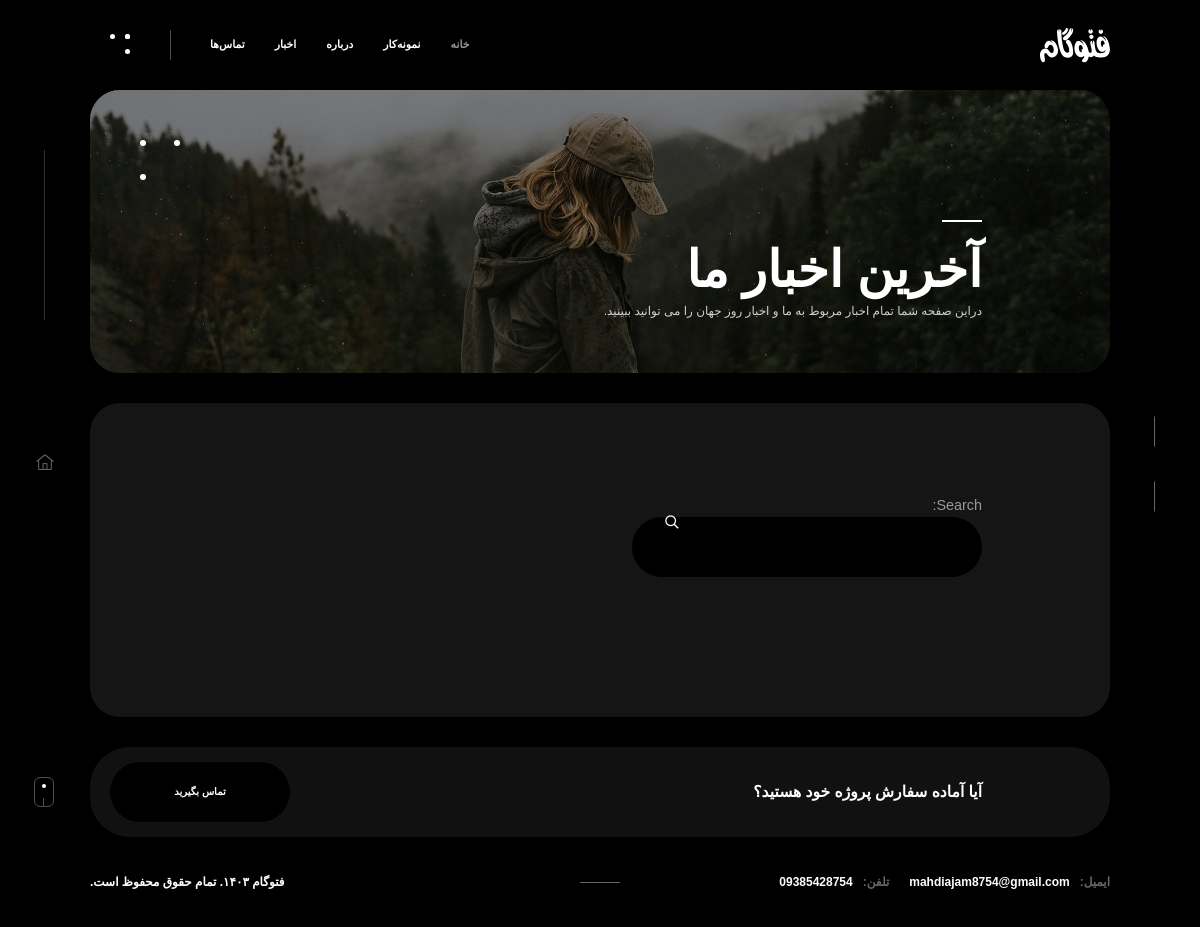
Page /portfo/blog/ on the earlier database version.
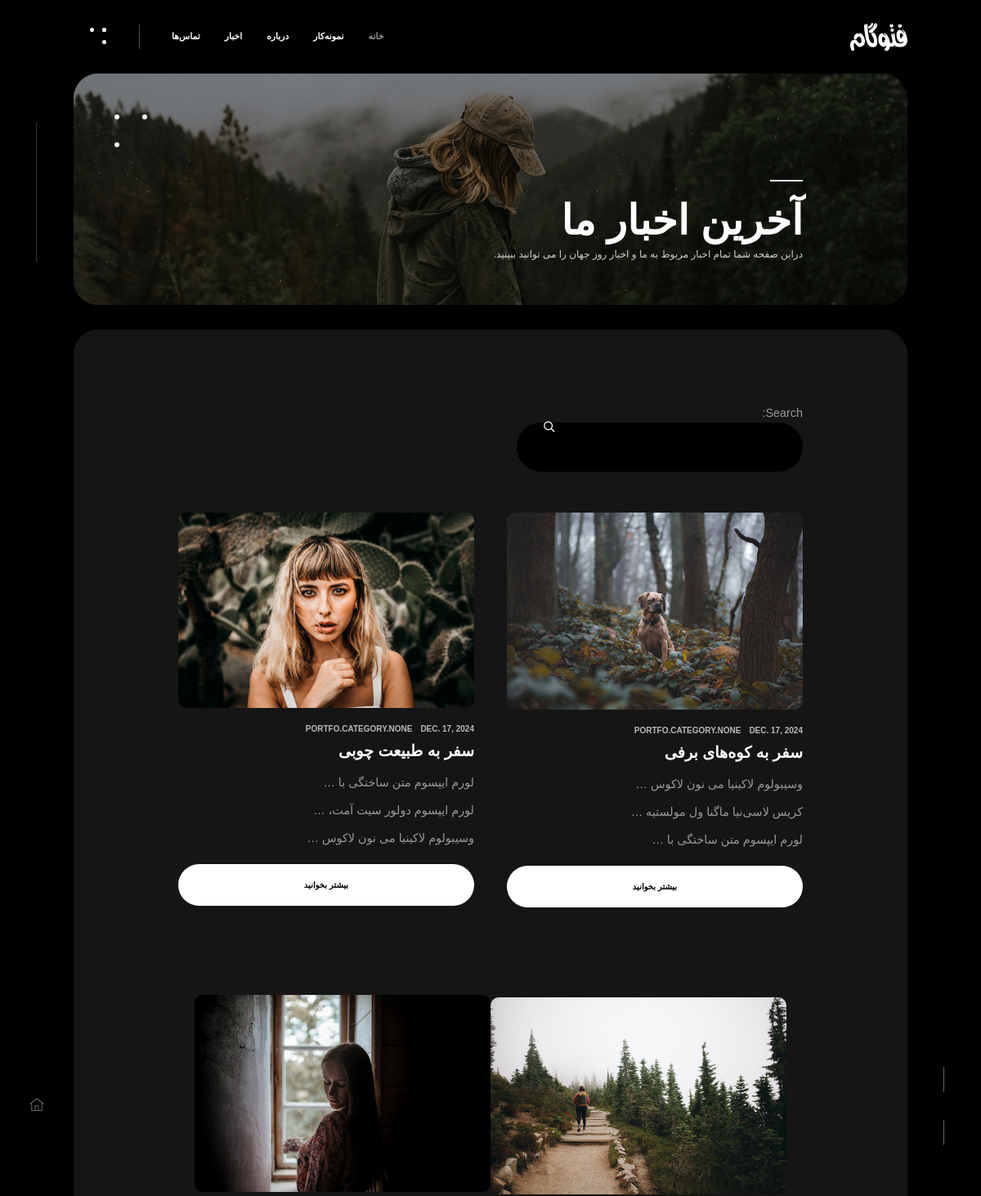
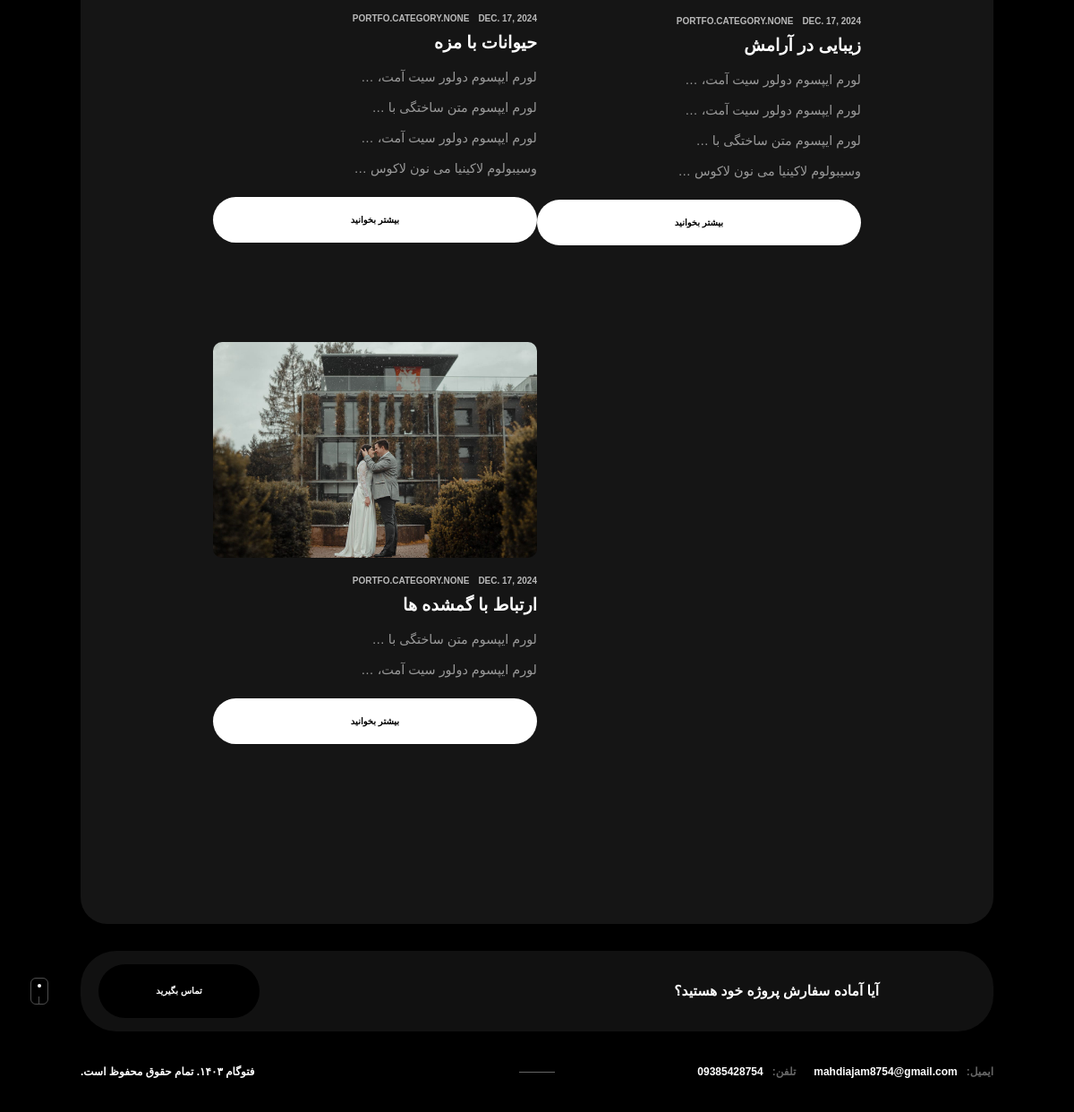
Same page on the later database version (2 pictures, top to bottom).
### portfo/models.py (models this page shows, shortened)
class BlogDetail(models.Model):
    title = models.CharField(max_length=100)
    short_description = models.CharField(max_length=255)
    image = models.ImageField(upload_to='images/blog/')
    tag = models.ManyToManyField(Category, related_name='tags')
    created_at = models.DateTimeField(auto_now_add=True)
    updated_at = models.DateTimeField(auto_now=True)
    def get_absolute_url(self):
        return reverse('portfo:blog detail', args=[self.id])

class ContentBlog(models.Model):
    blog_post = models.ForeignKey(BlogDetail, on_delete=models.CASCADE, related_name='blogs')
    description = models.TextField(null=True, blank=True)
    image = models.ImageField(upload_to='images/blog/', null=True, blank=True)
    order = models.PositiveIntegerField()
    class Meta:
        ordering = ['order',]

### portfo/views.py (the view)
# urls.py: path('blog/', views.BlogView.as_view(), name='blog'),
class BlogView(View):
    form_class = SearchForm
    def get(self, request, category_id=None):
        blog = BlogDetail.objects.all()
        categories = Category.objects.all()
        if request.GET.get('search'):
            blog = blog.filter(title__contains=request.GET['search'])
        if category_id:
            category = Category.objects.get(id=category_id)
            blog = blog.filter(category=category)
        return render(request, 'portfo/blog.html', {'blog': blog, 'categories': categories,
                                                    'form': self.form_class})

### portfo/templates/portfo/blog.html (shortened to what this page needs)
{% extends 'base.html' %}
{% load static %}
{% block content %}
    <div id="wrapper">
        <div class="content-holder">
            <div class="column-image">
                <div class="bg" data-bg="{% static 'images/bg/4.jpg' %}"></div>
                <div class="overlay"></div>
                <div class="column-title">
                    <h2>آخرین اخبار ما</h2>
                    <h3>دراین صفحه شما تمام اخبار مربوط به ما و اخبار روز جهان را می توانید ببینید.</h3>
                </div>
                <div class="ci_dec"><span></span></div>
            </div>
            <div class="column-wrapper">
                <section id="sec1">
                    <div class="container small-container">
                        <div class="blog-opt">
                            <div class="blog-search-wrap custom-form">
                                <form action="" method="get">
                                    {{ form.as_p }}
                                    <button><i class="far fa-search"></i></button>
                                </form>
                            </div>
                        </div>
                        <div class="post-items">
                            {% for i in blog %}
                                <div class="post-item">
                                    <div class="post-item_wrap">
                                        <div class="post-item_media">
                                            <a href="{{ i.get_absolute_url }}">
                                                <img src="{{ i.image.url }}" alt="">
                                            </a>
                                        </div>
                                        <div class="post-item_content">
                                            <div class="post-header"><a href="#">{{ i.updated_at|date }}</a> <a
                                                    href="#">{{ i.tag }}</a></div>
                                            <h3><a href="{{ i.get_absolute_url }}">{{ i.title }}</a></h3>
                                            {% for j in i.blogs.all %}
                                                <p>{{ j.description|truncatewords:5 }}</p>
                                            {% endfor %}
                                            <a href="{{ i.get_absolute_url }}"
                                               class="single-btn"><span>بیشتر بخوانید</span></a>
                                        </div>
                                    </div>
                                </div>
                            {% endfor %}
                        </div>
                    </div>
                </section>
                <div class="order-wrap">
                    <div class="container small-container">
                        <h4>آیا آماده سفارش پروژه خود هستید؟</h4>
                    </div>
                    <a href="{% url 'home:contact' %}" class="order_btn">تماس بگیرید</a>
                </div>
            </div>
            <div class="fixed-bottom-container">
                <div class="scroll-down-wrap">
                    <div class="mousey">
                        <div class="scroller"></div>
                    </div>
                </div>
                <a href="{% url 'home:home' %}" class="bth_btn hbn_vis"><i class="fal fa-home-lg-alt"></i></a>
            </div>
        </div>
    </div>
{% endblock %}

### templates/base.html (shortened to what this page needs)
{% load static %}
<!DOCTYPE HTML>
<html lang="fa" dir="rtl">
{% include 'inc/head.html' %}
<body>
<div id="main">
    {% include 'inc/header.html' %}
    {% block content %}{% endblock %}
    {% include 'inc/aside_column.html' %}
    {% include 'inc/footer.html' %}
</div>
</body>
</html>

### templates/inc/head.html (shortened to what this page needs)
{% load static %}
<head>
    <link rel="stylesheet"
          href="https://cdn.jsdelivr.net/gh/rastikerdar/vazirmatn@33.003/misc/Farsi-Digits/Vazirmatn-FD-font-face.css"/>
    <link type="text/css" rel="stylesheet" href="{% static 'css/plugins.css' %}">
    <link type="text/css" rel="stylesheet" href="{% static 'css/style.css' %}">
</head>

### templates/inc/header.html (shortened to what this page needs)
{% load static %}
<header class="main-header">
    <div class="main-inner">
        <a href="{% url 'home:home' %}" class="logo-holder"><img src="{% static 'images/logo-w.svg' %}" alt=""></a>
        <div class="sb-button c_sb"><span></span></div>
        <div class="nav-holder main-menu">
            <nav>
                <ul>
                    <li>
                        <a href="{% url 'home:home' %}" class="act-link">خانه </a>
                    </li>
                    <li>
                        <a href="{% url 'portfo:portfolio' %}">نمونه‌کار </a>
                    </li>
                    <li>
                        <a href="{% url 'home:about' %}">درباره</a>
                    </li>
                    <li>
                        <a href="{% url 'portfo:blog' %}">اخبار</a>
                    </li>
                    <li>
                        <a href="{% url 'home:contact' %}">تماس‌ها</a>
                    </li>
                </ul>
            </nav>
        </div>
        <div class="share-wrapper">
            <div class="share-inner">
                <div class="share-container"></div>
            </div>
        </div>
    </div>
</header>

### templates/inc/aside_column.html (shortened to what this page needs)
{% load static %}
{% load social_share %}
<div class="aside-column">
    <div class="header_social">
    </div>
</div>

### templates/inc/footer.html
{% load static %}
<footer class="main-footer">
    <div class="footer_contacts">
        <ul>
            <li><span>ایمیل:</span><a href="https://mahdiajam8754@gmail.com" target="_blank">mahdiajam8754@gmail.com</a></li>
            <li><span>تلفن:</span><a href="#">09385428754</a></li>
        </ul>
    </div>
    <div class="policy-box">
        فتوگام ۱۴۰۳. تمام حقوق محفوظ است.
    </div>
</footer>

### templates/inc/sidebar.html (shortened to what this page needs)
{% load static %}
{% load social_share %}

Differences in the rows shown:
added BlogDetail: image (picture), updated_at "DEC. 17, 2024", tag "PORTFO.CATEGORY.NONE", title "سفر به کوه‌های برفی"
added ContentBlog: description "وسیبولوم لاکینیا می نون لاکوس …", shown under "DEC. 17, 2024"
added ContentBlog: description "کریس لاسی‌نیا ماگنا ول مولستیه …", shown under "DEC. 17, 2024"
added ContentBlog: description "لورم ایپسوم متن ساختگی با …", shown under "DEC. 17, 2024"
added BlogDetail: image (picture), updated_at "DEC. 17, 2024", tag "PORTFO.CATEGORY.NONE", title "سفر به طبیعت چوبی"
added ContentBlog: description "لورم ایپسوم متن ساختگی با …", shown under "DEC. 17, 2024"
added ContentBlog: description "لورم ایپسوم دولور سیت آمت، …", shown under "DEC. 17, 2024"
added ContentBlog: description "وسیبولوم لاکینیا می نون لاکوس …", shown under "DEC. 17, 2024"
added BlogDetail: image (picture), updated_at "DEC. 17, 2024", tag "PORTFO.CATEGORY.NONE", title "حیوانات با مزه"
added ContentBlog: description "لورم ایپسوم دولور سیت آمت، …", shown under "DEC. 17, 2024"
added ContentBlog: description "لورم ایپسوم متن ساختگی با …", shown under "DEC. 17, 2024"
added ContentBlog: description "لورم ایپسوم دولور سیت آمت، …", shown under "DEC. 17, 2024"
added ContentBlog: description "وسیبولوم لاکینیا می نون لاکوس …", shown under "DEC. 17, 2024"
added BlogDetail: image (picture), updated_at "DEC. 17, 2024", tag "PORTFO.CATEGORY.NONE", title "زیبایی در آرامش"
added ContentBlog: description "لورم ایپسوم دولور سیت آمت، …", shown under "DEC. 17, 2024"
added ContentBlog: description "لورم ایپسوم دولور سیت آمت، …", shown under "DEC. 17, 2024"
added ContentBlog: description "لورم ایپسوم متن ساختگی با …", shown under "DEC. 17, 2024"
added ContentBlog: description "وسیبولوم لاکینیا می نون لاکوس …", shown under "DEC. 17, 2024"
added BlogDetail: image (picture), updated_at "DEC. 17, 2024", tag "PORTFO.CATEGORY.NONE", title "ارتباط با گمشده ها"
added ContentBlog: description "لورم ایپسوم متن ساختگی با …", shown under "DEC. 17, 2024"
added ContentBlog: description "لورم ایپسوم دولور سیت آمت، …", shown under "DEC. 17, 2024"
